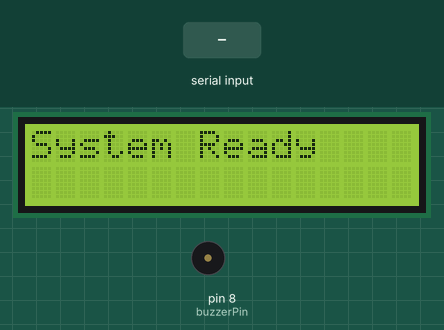
This sketch was run on a simulated Arduino Uno, built with avr-gcc and run on an emulated ATmega328P. Parts: 16×2 character LCD, buzzer (waves = sounding, pin HIGH). The inputs (shaded band) are chosen by the test bench. What the sketch prints to the serial monitor is not drawn.

Above: at 1.2 s.
1.3 s: "2" received over Serial
At 2.7 s:
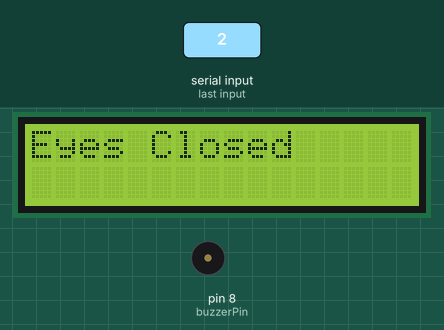
3.0 s: "0" received over Serial
At 3.8 s:
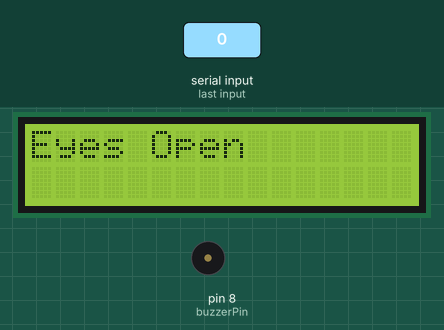
4.5 s: "1" received over Serial
At 5.0 s:
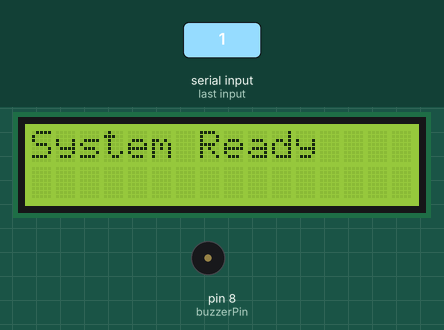
Timing chart, 0 to 7.5 s (numbered marks = the images above; inputs shaded):
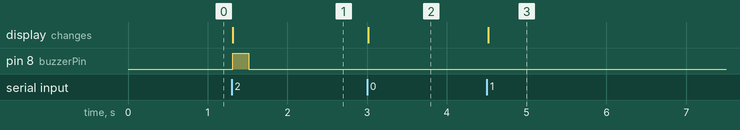

Measured:
- after the input at 1.3 s, pin 8 (buzzerPin): LOW → HIGH at once, → LOW 0.20 s later; the display: changes at once (image 1)
- after the input at 3.0 s, the display: changes at once (image 2)
- after the input at 4.5 s, the display: changes at once (image 3)

The sketch:

arduino_alert.ino
```cpp
#include <Wire.h>
#include <LiquidCrystal_I2C.h>

//LCD
LiquidCrystal_I2C lcd(0x27, 16, 2);

int buzzerPin = 8;

void setup() {
  pinMode(buzzerPin, OUTPUT);
  Serial.begin(9600);
  lcd.init();
  lcd.backlight();
  lcd.setCursor(0,0);
  lcd.print("System Ready");

}

void loop() {
  if (Serial.available() > 0) {
    lcd.clear();
    char signal = Serial.read();
    Serial.print("Received Signal: ");
    Serial.println(signal);

    if (signal == '2') {
      lcd.print("Eyes Closed");
      digitalWrite(buzzerPin, HIGH);
      delay(200);
      digitalWrite(buzzerPin, LOW);
    } else if (signal == '0') {
      lcd.print("Eyes Open");
    } else {
      lcd.print("System Ready");
    }
  }
}
```
